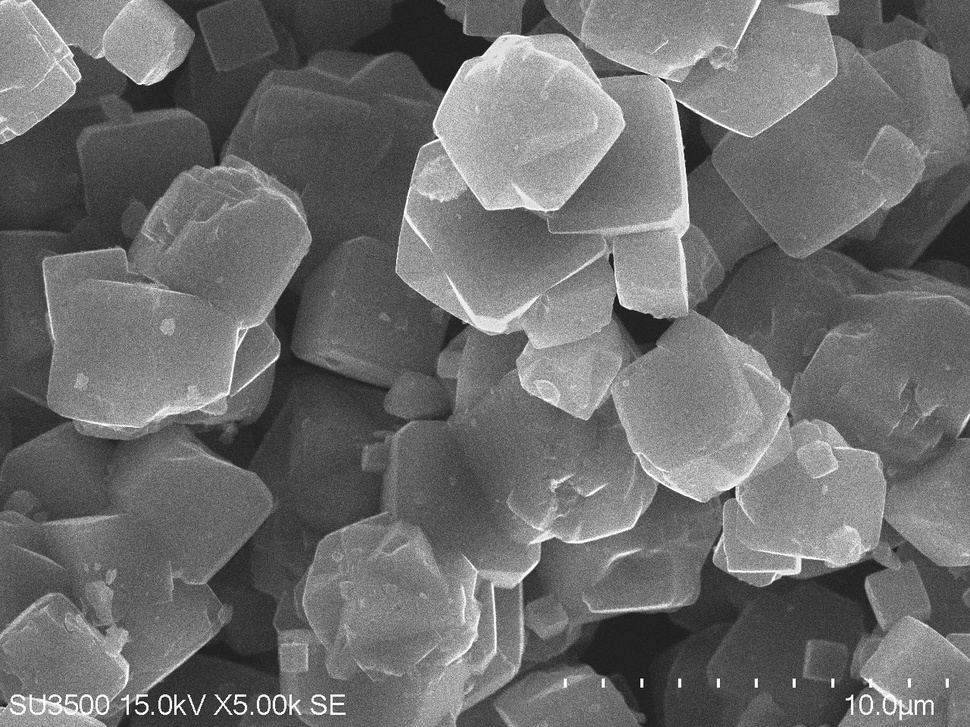
#> input picture zeolitA.jpg, 970 x 727 px, shrunk from 1280 x 960 before the run
$ jupyter execute Tugas2NT6094.ipynb
#> lines starting #> are read from the running program, lines starting #| are printed output that depends on the picture
[cell 1]
import numpy as np
import matplotlib.pyplot as plt
from skimage.io import imread, imshow
from skimage.color import rgb2hsv, rgb2gray, rgb2yuv
from skimage import color, exposure, transform
from skimage.exposure import equalize_hist

Citra gambar yang diolah FFT adlaah zeolit. Zeolit adalah suatu lempung yang banyak diteliti karena sifatnya yang mudah menyerap bahan dan berpori, jadi banyak diteliti sebagai katalis.

Pada tugas ini, diolah data citra zeolit raw dan yang dilakukan treatment.
Pengolahan data menggunakan FFT dilakukan untuk menganalisis defek yang terjadi akibat treatment tersebut.

Data Zeolit 1

[cell 2]
dark_image = imread('zeolitA.jpg')
#> dark_image is the input picture: shape (727, 970, 3); min 6, max 255, mean 109

[cell 3]
dark_image_grey = rgb2gray(dark_image)
plt.figure(num=None, figsize=(8, 6), dpi=80)
plt.imshow(dark_image_grey, cmap='gray');

FFT Zeolit 1

[cell 4]
dark_image_grey_fourier = np.fft.fftshift(np.fft.fft2(dark_image_grey))
plt.figure(num=None, figsize=(8, 6), dpi=80)
plt.imshow(np.log(abs(dark_image_grey_fourier)), cmap='gray');
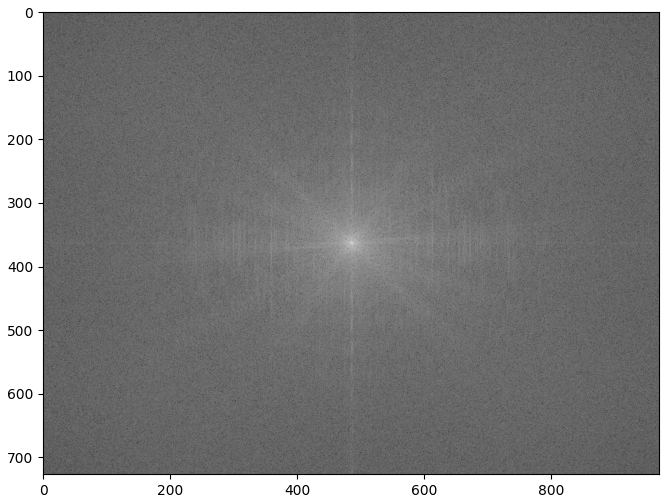
#> figure drawn by matplotlib, 1 panel

Data Zeolit 2

[cell 5]
dark_image2 = imread('zeolitB.jpg')
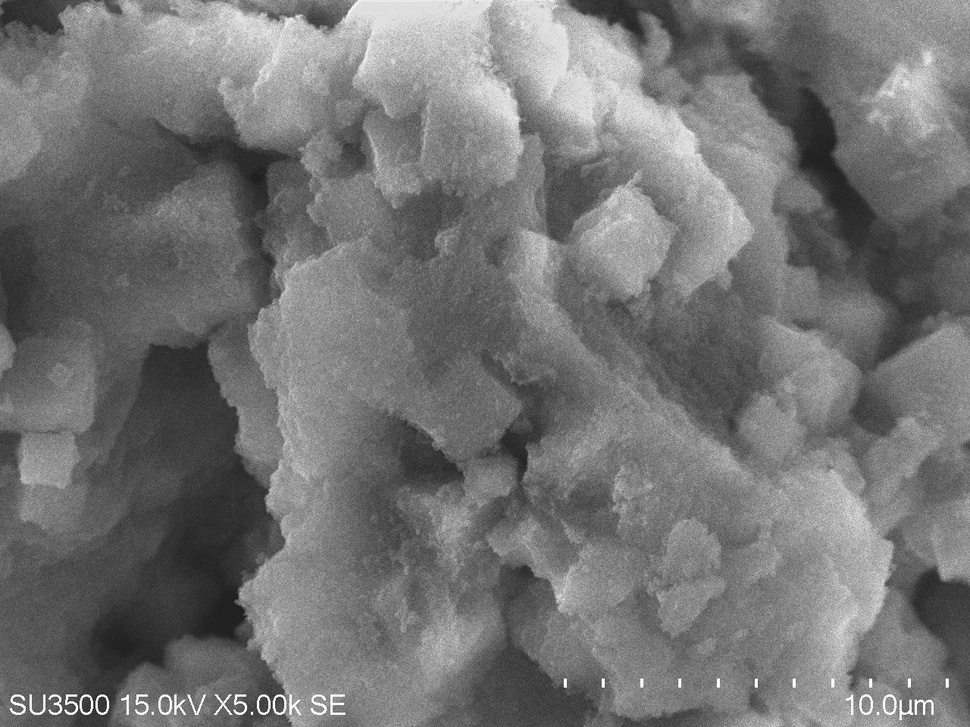
#> input picture zeolitB.jpg, 970 x 727 px, shrunk from 1280 x 960 before the run
#> dark_image2 is the input picture: shape (727, 970, 3); min 18, max 255, mean 115.8
dark_image_grey1 = rgb2gray(dark_image2)
plt.figure(num=None, figsize=(8, 6), dpi=80)
plt.imshow(dark_image_grey1, cmap='gray');

FFT Zeolit 2

[cell 6]
dark_image_grey_fourier2 = np.fft.fftshift(np.fft.fft2(dark_image_grey1))
plt.figure(num=None, figsize=(8, 6), dpi=80)
plt.imshow(np.log(abs(dark_image_grey_fourier2)), cmap='gray');
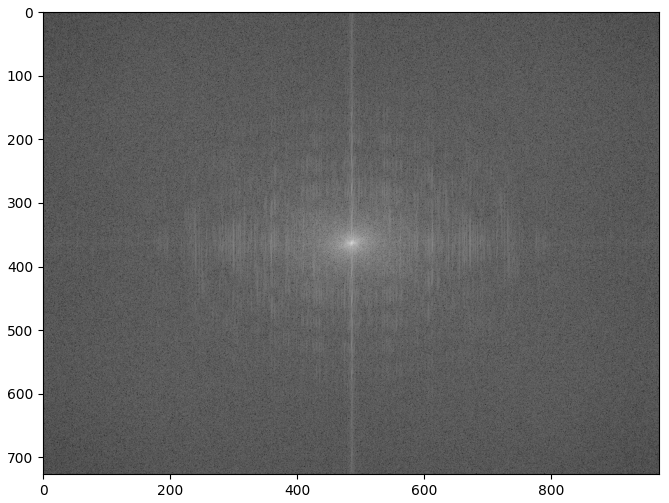
#> figure drawn by matplotlib, 1 panel
